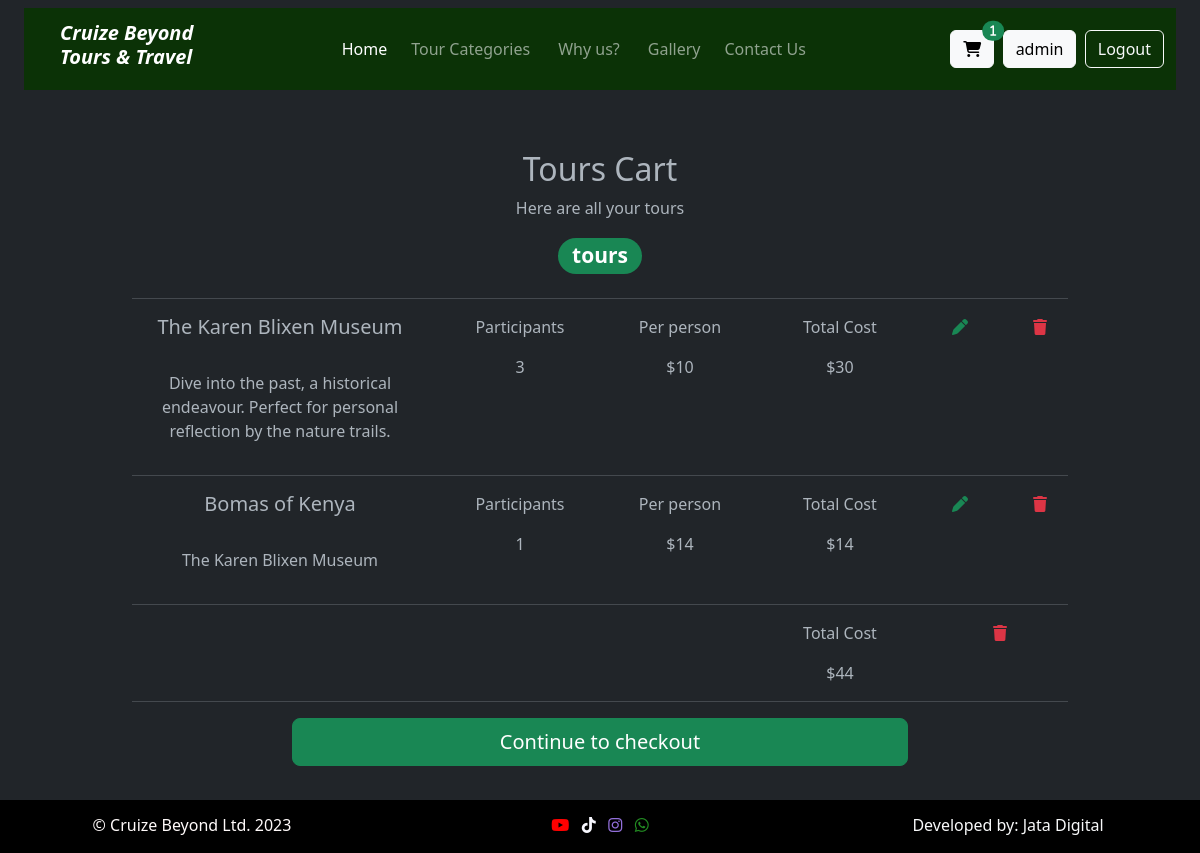
The app's page /cart/ (signed in) with its own data.
### base/models.py (models this page shows, shortened)
class User(AbstractUser):
    email = models.EmailField(unique=True)
    USERNAME_FIELD = 'email'
    REQUIRED_FIELDS = ['username']
    def __str__(self):
        return self.username

class Booking(models.Model):
    user = models.ForeignKey(User, on_delete=models.SET_NULL, null=True, related_name="booking_user")
    tour = models.ForeignKey(Destination, on_delete=models.SET_NULL,null=True, related_name="booking_tour")
    slots = models.IntegerField()
    start_date = models.DateField(blank=True, null=True)
    end_date = models.DateField(blank=True, null=True)
    tour_time = models.CharField(max_length=200, blank=True, null=True)
    date = models.DateTimeField(auto_now_add=True)
    booking_total = models.IntegerField(blank=True, null=True)  # Add this field
    discounted_total = models.IntegerField(blank=True, null=True)

class Destination(models.Model):
    categories = [
        ('Excursions', 'Excursions'),
        ('Safari Tours', 'Safari Tours'),
        ('Farm Tours', 'Farm Tours'),
        ('Hiking and Adventures Tours', 'Hiking and Adventures Tours')
    ]
    category = models.CharField(max_length=50, choices=categories)
    description = models.CharField(max_length=200, null=True)
    name = models.CharField(max_length=250, null=True)
    duration = models.IntegerField(null=True)
    amount = models.IntegerField(null=True)
    discount = models.IntegerField(blank=True, null=True)
    about = models.TextField(null=True, blank=True)
    notes = models.TextField(null=True, blank=True)
    schedule = models.TextField(null=True, blank=True)
    itinerary = models.TextField(null=True, blank=True)
    poster = models.ImageField()

### base/views.py (the view)
# urls.py: path("cart/", views.cart, name="cart"),
@login_required(login_url="signin")
def cart(request):
        carts = get_object_or_404(Cart, user=request.user, cleared=False)
        cart_id = carts.id
        cart = Booking.objects.filter(booking=cart_id)
        tours = carts.booking
        tour_count = tours.count()
        total = 0
        for booking in cart:
            tour_amount = booking.tour.amount
            slots = booking.slots
            booking_total = tour_amount * slots
            total += booking_total
        context = {
            "carts" : cart,
            "counts" : tour_count,
            "total" : total,
            "id" : cart_id
        }
        return render(request, "cart.html", context)

### templates/cart.html (shortened to what this page needs)
{% extends 'header.html' %}
{% block content %}
{% load static %}
<div class="container min-vh-100" id="cartContainer">
  <div class="row justify-content-center text-center" id="cartHeader">
    <div class="col-sm-6">
      <h2>Tours Cart</h2>
      <p>Here are all your tours</p>
    </div>
  </div>
  {% if counts == 0 %}
  <center><p>You currently don't have any tours in your cart. Kindly book tours by going back to <a href="{% url 'home' %}">Home</a></p></center>
  {% else %}
  <div class="row justify-content-center text-center">
    <div class="col-sm-2">
      <h3><span class="badge bg-success rounded-pill">{{carts.number_of_items}} tours</span></h3>
    </div>
  </div>
  <hr>
  {% for cart in carts %}
    <div class="row text-center" id="item2Container">
      <div class="col-sm-4">
        <h5>{{cart.tour.name}}</h5>
        <br>
        <p>{{cart.tour.description}}</p>
      </div>
      <div class="col-sm-2 text-center">
        <p>Participants</p>
        <p>{{cart.slots}}</p>
      </div>
      <div class="col-sm-2 text-center">
        <p>Per person</p>
        ${{cart.tour.amount}}
      </div>
      <div class="col-sm-2 text-center">
        <p>Total Cost</p>
        ${{cart.booking_total}}
      </div>
      <div class="col-sm-1 text-center">
        <a class="link-success" type="button" data-bs-toggle="modal" data-bs-target="#exampleModal{{cart.id}}" ><i class="fa-solid fa-pen"></i><p>edit</p></a>
      </div>
      <div class="col-sm-1 text-center">
        <a class="link-danger" href="{% url 'delete_tour' cart.id %} "><i class="fa-solid fa-trash"></i><p>delete</p></a>
      </div>
    </div>
    <hr>
  {% endfor %}
  <div class="row text-center" id="item5Container">
    <div class="col-sm-8">
    </div>
    <div class="col-sm-2 ">
      <p>Total Cost</p>
      ${{total}}
    </div>
    <div class="col-sm-2 ">
      <a class="link-danger" href="{% url 'delete_cart' id %}"><i class="fa-solid fa-trash"></i><p>clear cart</p></a>
    </div>
  </div>
  <hr>
  <div class="row pb-3 justify-content-center">
    <div class="col-sm-8">
      <a class="btn btn-lg btn-success d-block" role="button" href="{% url 'checkout' id %}">Continue to checkout</a>
    </div>
  </div>
  {% endif %}
</div>
{% endblock content %}

### templates/includes/navigation.html (shortened to what this page needs)
<nav class="navbar navbar-expand-sm navbar-dark fixed-top mt-2 mx-4" id="indexNavbar">
    <div class="container-fluid">
        <a class="navbar-brand me-1 ms-4" href= {% url 'home' %}>
            <h5><i><strong>Cruize Beyond <br> Tours & Travel</strong></i></h5>
        <div class="collapse navbar-collapse justify-content-center" id="navbarContent">
            <ul class="navbar-nav mb-2 mb-lg-0">
                <li class="nav-item mx-md-1">
                    <a class="nav-link active" aria-current="page" href= '/#homeContainer'>Home</a>
                </li>
                <li class="nav-item mx-md-1">
                    <a class="nav-link" href="/#toursContainer">Tour Categories</a>
                </li>
                <li class="nav-item mx-md-2">
                    <a class="nav-link" href="/#aboutContainer">Why us?</a>
                </li>
                <li class="nav-item mx-md-1">
                    <a class="nav-link" href={% url 'gallery'%}>Gallery</a>
                </li>
                <li class="nav-item mx-md-1">
                    <a class="nav-link" href={% url 'contact'%}>Contact Us</a>
                </li>
            </ul>
        </div>
        <a class="btn btn-light position-relative" role="button" href={% url "cart"%}>
            <i class="fa-solid fa-cart-shopping">
                {% with cart_count=user.user_cart.count %}
                    {% if cart_count > 0 %}
                        <span class="position-absolute top-0 start-100 translate-middle badge rounded-pill bg-success">
                        {{ cart_count }}
                        </span>
                    {% endif %}
                {% endwith %}
            </i>
        {% if user.is_authenticated %}
        <button type="button" class="btn btn-light">{{user}}</button>
        <a role="button" class="btn btn-outline-light" href={% url "logout"%}>Logout</a>
        {% endif %}
    </div>
</nav>

### static/css/style.css (style rules this page uses)
.navbar { position: fixed; margin: 20px 20px; background-color: rgba(8, 54, 0, 0.85); }
#cartHeader { padding-top: 150px; }
#tourDetailsHeader a, a { text-decoration: none !important; color: #fff; }

### static/css/checkout.css (style rules this page uses)
.container { max-width: 960px; }

### records on screen
User: username "admin"
Booking: tour.name "The Karen Blixen Museum", tour.description "Dive into the past, a historical endeavour. Perfect for personal reflection by the nature trails.", slots "3", tour.amount "10", booking_total "30"
Booking: tour.name "Bomas of Kenya", tour.description "The Karen Blixen Museum", slots "1", tour.amount "14", booking_total "14"

### other values on screen
{{ cart_count }} "1"
{{ total }} "44"
